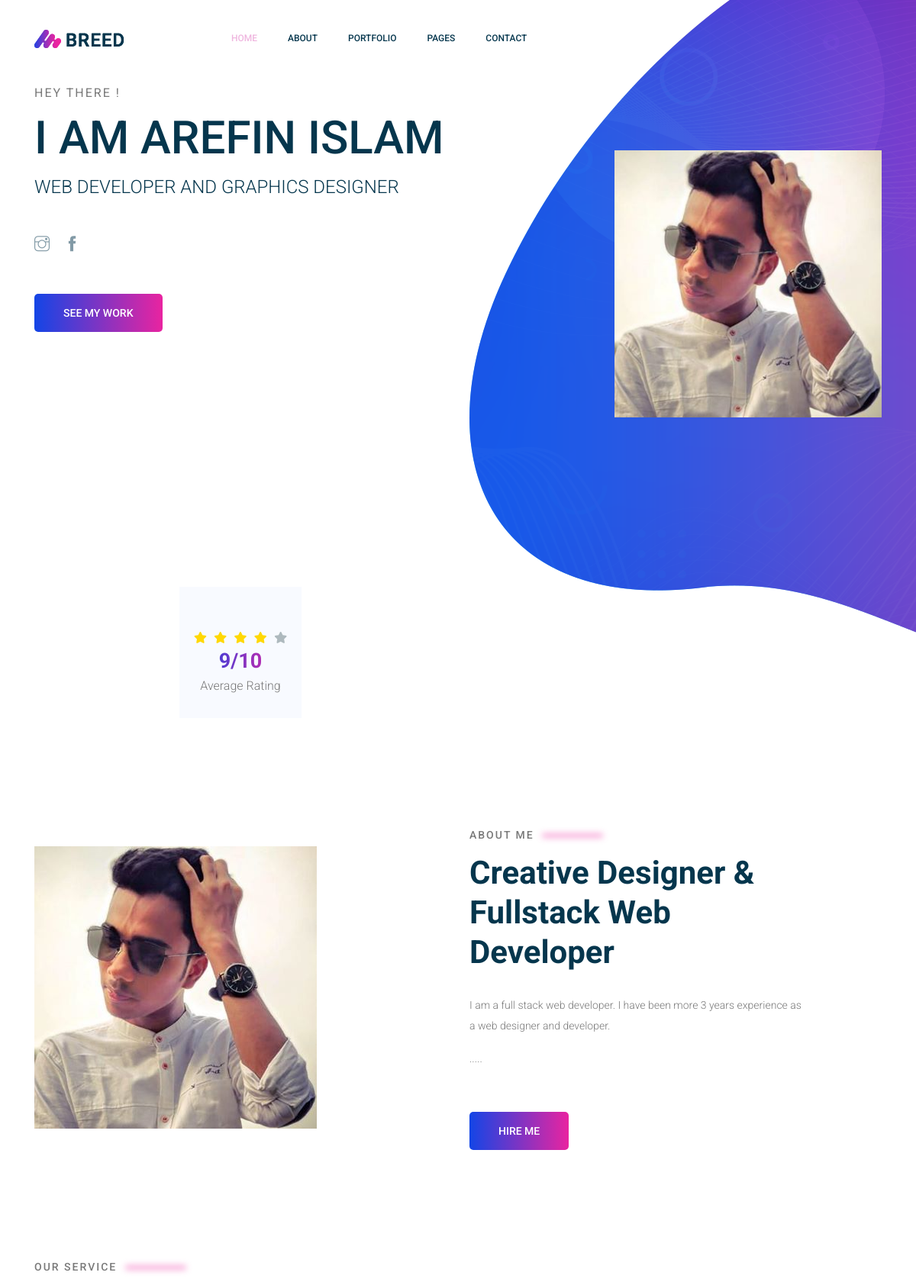
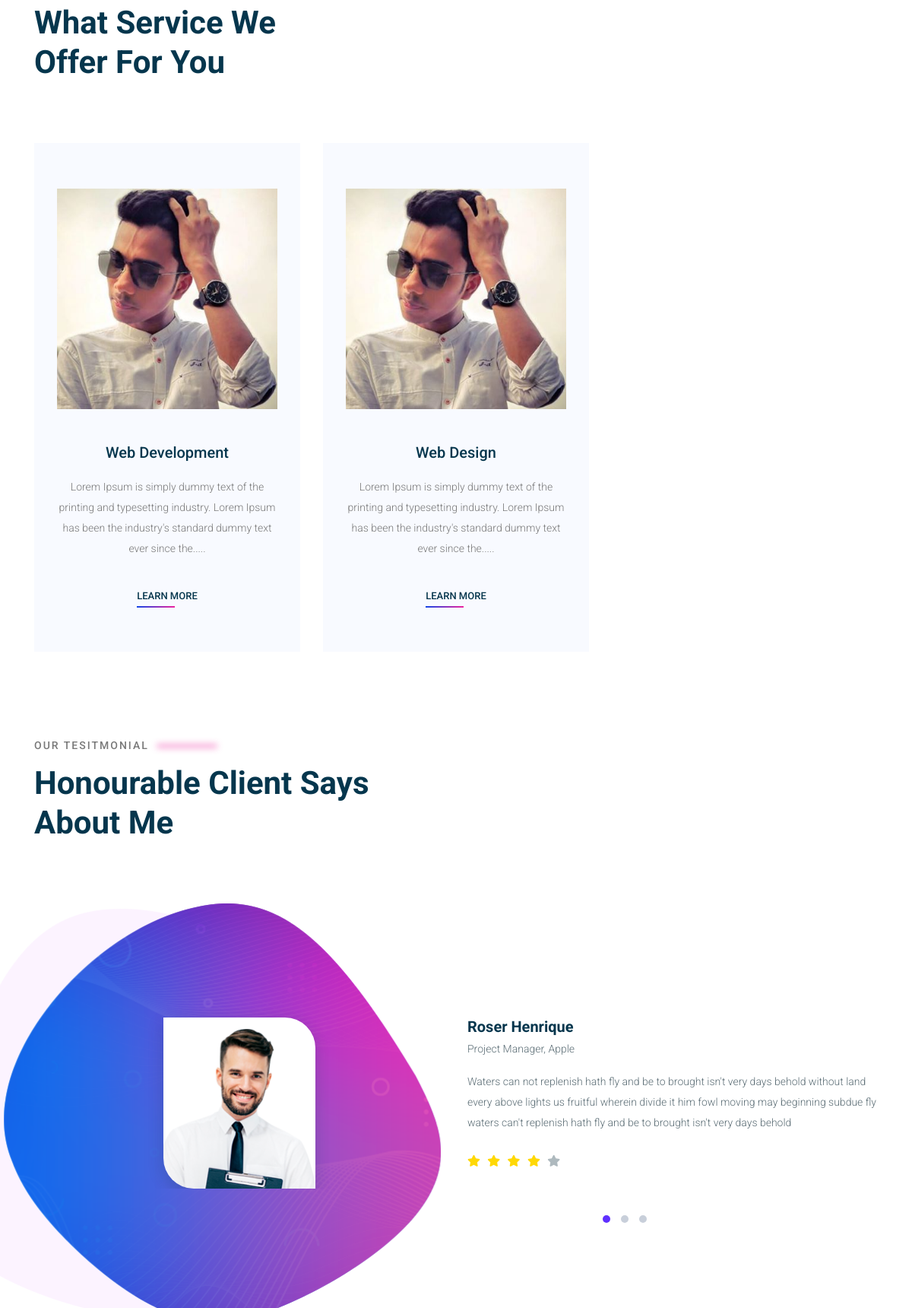
The page / (upper part) on the database its author committed (2 pictures, top to bottom).
### tables this page shows
CREATE TABLE `tbl_home` (
  `id` int(11) NOT NULL,
  `workdetails` text NOT NULL,
  `image` varchar(255) NOT NULL,
  `aboutme` text NOT NULL
);

CREATE TABLE `tbl_services` (
  `id` int(11) NOT NULL,
  `name` varchar(255) NOT NULL,
  `details` text NOT NULL,
  `image` varchar(255) NOT NULL
);

### lib/database.php (called while the page is built, shortened)
<?php
Class Database{
 public $host   = DB_HOST;
 public $user   = DB_USER;
 public $pass   = DB_PASS;
 public $dbname = DB_NAME;
 public $link;
private function connectDB(){
 $this->link = new mysqli($this->host, $this->user, $this->pass,
  $this->dbname);
 }
public function select($query){
  $result = $this->link->query($query) or
   die($this->link->error.__LINE__);
  if($result->num_rows > 0){
    return $result;
  } else {
    return false;
  }
 }
}
?>

### helpers/format.php (called while the page is built, shortened)
<?php
class Format{
 public function textShorten($text, $limit = 150){
  $text = $text. " ";
  $text = substr($text, 0, $limit);
  $text = substr($text, 0, strrpos($text, ' '));
  $text = $text.".....";
  return $text;
 }
}
?>

### index.php (the view, shortened to what this page needs)
    <?php include 'lib/Database.php'; ?>
    <?php include 'helpers/format.php'; ?>
    <?php
    $db = new Database();
    $fm = new Format();
    ?>
<!DOCTYPE html>
<html lang="en">
<head>
	<link rel="stylesheet" href="css/bootstrap.css">
	<link rel="stylesheet" href="vendors/linericon/style.css">
  <link rel="stylesheet" href="css/themify-icons.css">
  <link rel="stylesheet" href="vendors/owl-carousel/owl.theme.default.min.css">
	<link rel="stylesheet" href="vendors/fontawesome/css/all.min.css">
	<link rel="stylesheet" href="vendors/owl-carousel/owl.carousel.min.css">
	<link rel="stylesheet" href="vendors/nice-select/css/nice-select.css">
	<link rel="stylesheet" href="css/style.css">
</head>
<body>
	<header class="header_area">
		<div class="main_menu">
			<nav class="navbar navbar-expand-lg navbar-light">
				<div class="container">
          <a class="navbar-brand logo_h" href="index.php"><img src="img/logo.png" alt=""></a>
					<div class="collapse navbar-collapse offset" id="navbarSupportedContent">
						<ul class="nav navbar-nav menu_nav">
							<li class="nav-item active"><a class="nav-link" href="index.php">Home</a></li>
							<li class="nav-item"><a class="nav-link" href="about.php">About</a></li>
							<li class="nav-item"><a class="nav-link" href="portfolio.php">Portfolio</a></li>
							<li class="nav-item submenu dropdown">
								<a href="#" class="nav-link dropdown-toggle" data-toggle="dropdown" role="button" aria-haspopup="true"
								 aria-expanded="false">Pages</a>
							</li>
							<li class="nav-item"><a class="nav-link" href="contact.php">Contact</a></li>
						</ul>
					</div>
				</div>
			</nav>
		</div>
	</header>
	<section class="home_banner_area">
		<div class="banner_inner">
			<div class="container">
				<div class="row align-items-center justify-content-between">
					<div class="col-lg-6">
						<div class="banner_content">
							<h3>Hey There !</h3>
							<h1 class="text-uppercase">I am Arefin Islam</h1>
							<h5 class="text-uppercase">Web Developer And Graphics Designer</h5>
							<div class="social_icons my-5">
								<a href="https://www.instagram.com/arefin_clicker/"><i class="ti-instagram"></i></a>
								<a href="https://www.facebook.com/Arefin.Islam.33695?ref=bookmarks"><i class="ti-facebook"></i></a>
							</div>
							<a class="primary_btn" href="portfolio.php ?>"><span>See My Work</span></a>
						</div>
					</div>
					<div class="col-lg-4">
						<div class="home_right_img">
							<?php
							$query ="SELECT * FROM tbl_home";
							$post = $db->select($query);
							if ($post) {
								$result = $post->fetch_assoc();
							}
							 ?>
							<img class="img-fluid" src="admin/<?php echo $result['image'] ;?>" alt="">
						</div>
					</div>
				</div>
			</div>
		</div>
	</section>
	<section class="statistics_area">
		<div class="container">
			<div class="row justify-content-lg-start justify-content-center">
				<div class="col-lg-2 col-md-3">
				</div>
				<div class="col-lg-2 col-md-3">
				<div class="statistics_item">
				<ul class="star_rating mt-4">
                  <li><span><i class="fas fa-star"></i></span></li>
                  <li><span><i class="fas fa-star"></i></span></li>
                  <li><span><i class="fas fa-star"></i></span></li>
                  <li><span><i class="fas fa-star"></i></span></li>
                  <li class="disable"><span><i class="fas fa-star"></i></span></li>
                </ul>
					<h3><span class="counter">9</span>/10</h3>
						<p>Average Rating</p>
					</div>
				</div>
			</div>
		</div>
	</section>
	<section class="about_area section_gap">
		<div class="container">
			<div class="row justify-content-start align-items-center">
				<div class="col-lg-5">
					<div class="about_img">
							<?php
							$query ="SELECT * FROM tbl_home";
							$post = $db->select($query);
							if ($post) {
								$result = $post->fetch_assoc();
							}
							 ?>
						<a href="about.php"><img class="img-fluid" src="admin/<?php echo $result['image'] ;?>" alt=""></a>
					</div>
				</div>
				<div class="offset-lg-1 col-lg-5">
					<div class="main_title text-left">
						<p class="top_text">About me <span></span></p>
						<a href="about.php"><h2>
							Creative Designer & Fullstack Web Developer
						</h2></a>
						<p>
						<?php echo $fm->textShorten($result['aboutme']); ?>
						</p>
						<a class="primary_btn" href="hireme.php"><span>Hire ME</span></a>
					</div>
				</div>
			</div>
		</div>
	</section>
	<section class="services_area">
		<div class="container">
			<div class="row">
				<div class="col-lg-12">
					<div class="main_title">
						<p class="top_text">Our Service <span></span></p>
						<h2>What Service We <br>
							Offer For You </h2>
					</div>
				</div>
			</div>
			<div class="row">
				<?php
				$query ="SELECT * FROM tbl_services";
				$post = $db->select($query);
				if ($post) {
					while ($result= $post->fetch_assoc()) {?>
				<div class="col-lg-4 col-md-6 mb-4 mb-lg-0">
					<div class="service_item">
						<img class="img-fluid" src="admin/<?php echo $result['image'] ;?>" alt="">
						<h4><?php echo $result['name']; ?></h4>
						<p><?php echo $fm->textShorten($result['details']); ?></p>
						<a href="details.php?detailid=<?php echo $result['id'];?>" class="primary_btn2 mt-35">Learn More</a>
					</div>
				</div>
    <?php } }else{
    	echo "Coding problem";
 } ?>
			</div>
		</div>
	</section>
	<section class="testimonial_area">
		<div class="container">
			<div class="row">
				<div class="col-lg-12">
					<div class="main_title">
						<p class="top_text">Our Tesitmonial <span></span></p>
						<h2>Honourable Client Says <br>
							About Me </h2>
					</div>
				</div>
      </div>
      <div class="owl-carousel owl-theme testimonial-slider ">
        <div class="testimonial-item">
          <div class="row">
            <div class="col-lg-6">
              <div class="testi-img mb-4 mb-lg-0">
                <img src="img/testimonials/testimonial1.png" alt="">
              </div>
            </div>
            <div class="col-lg-6">
              <div class="testi-right">
                <h4>Roser Henrique</h4>
                <p><small>Project Manager, Apple</small></p>
                <p>Waters can not replenish hath fly and be to brought isn't very days behold without land every above lights us fruitful wherein divide it him fowl moving may beginning subdue fly waters can't replenish hath fly and be to brought isn't very days behold </p>
                <ul class="star_rating mt-4">
                  <li><span><i class="fas fa-star"></i></span></li>
                  <li><span><i class="fas fa-star"></i></span></li>
                  <li><span><i class="fas fa-star"></i></span></li>
                  <li><span><i class="fas fa-star"></i></span></li>
                  <li class="disable"><span><i class="fas fa-star"></i></span></li>
                </ul>
              </div>
            </div>
          </div>
        </div>
      </div>
    </div>
  </section>
<?php include 'inc/footer.php'; ?>

### rows shown on the page
tbl_home: image (picture), aboutme "I am a full stack web developer. I have been more 3 years experience as a web designer and developer. ....."
tbl_services: image (picture), name "Web Development", details "Lorem Ipsum is simply dummy text of the printing and typesetting industry. Lorem Ipsum has been the industry's standard dummy text ever since the....."
tbl_services: image (picture), name "Web Design", details "Lorem Ipsum is simply dummy text of the printing and typesetting industry. Lorem Ipsum has been the industry's standard dummy text ever since the....."
